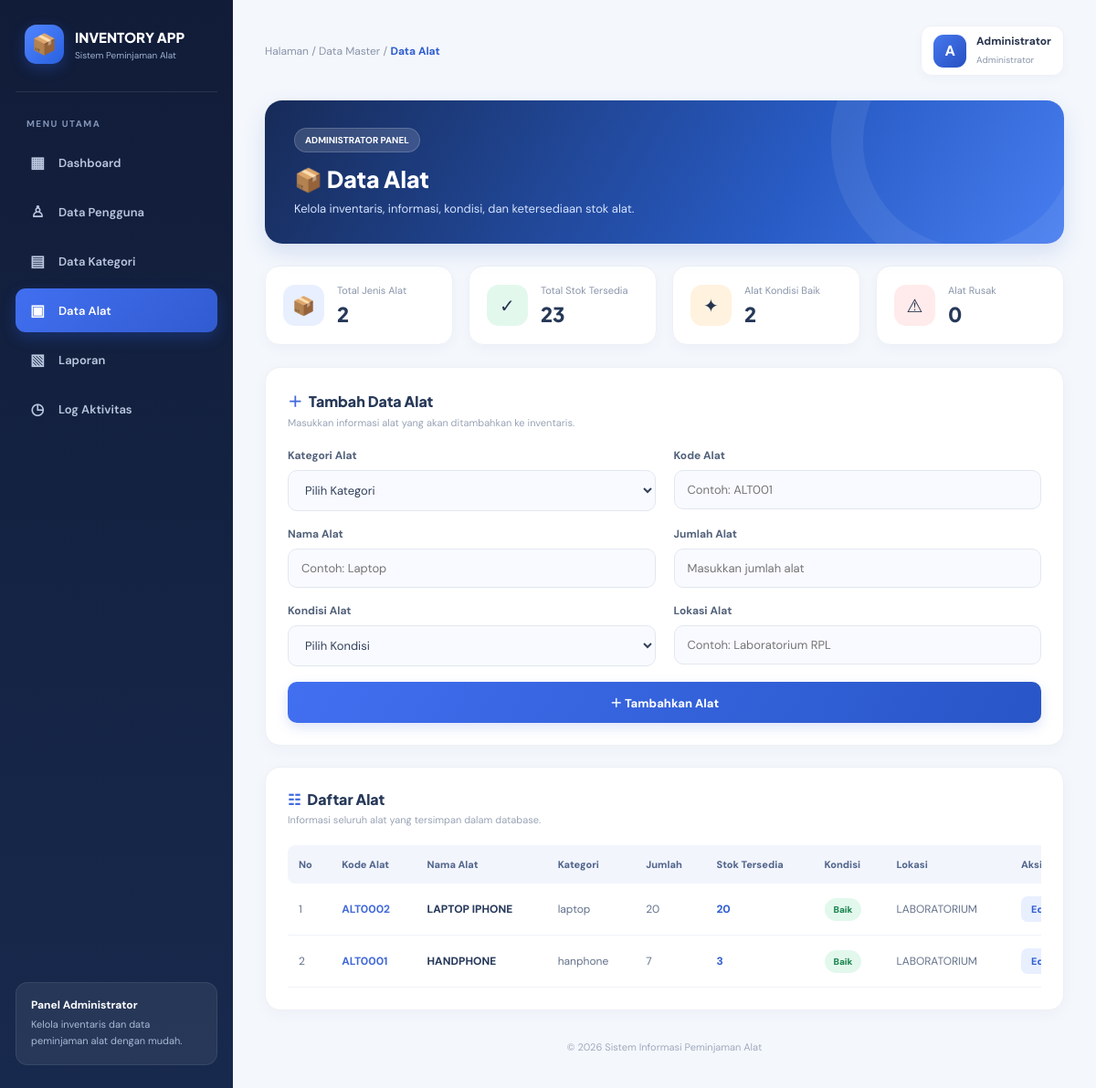
The page /alat.php (signed in) on the database its author committed.
### tables this page shows
CREATE TABLE `alat` (
  `id_alat` int NOT NULL,
  `id_kategori` int NOT NULL,
  `kode_alat` varchar(30) NOT NULL,
  `nama_alat` varchar(100) NOT NULL,
  `jumlah` int NOT NULL DEFAULT '0',
  `stok` int NOT NULL DEFAULT '0',
  `kondisi` varchar(50) NOT NULL,
  `lokasi` varchar(100) DEFAULT NULL,
  `created_at` timestamp NULL DEFAULT CURRENT_TIMESTAMP
);

CREATE TABLE `kategori` (
  `id_kategori` int NOT NULL,
  `nama_kategori` varchar(100) NOT NULL,
  `deskripsi` text,
  `created_at` timestamp NULL DEFAULT CURRENT_TIMESTAMP
);

### alat.php (the view, shortened to what this page needs)
<?php
require_once "config.php";
$sqlKategori = $pdo->query(
    "SELECT * FROM kategori ORDER BY nama_kategori ASC"
);
$daftarKategori = $sqlKategori->fetchAll(PDO::FETCH_ASSOC);
$sqlAlat = $pdo->query(
    "SELECT alat.*, kategori.nama_kategori
    FROM alat
    INNER JOIN kategori
    ON alat.id_kategori = kategori.id_kategori
    ORDER BY alat.id_alat DESC"
);
$dataAlat = $sqlAlat->fetchAll(PDO::FETCH_ASSOC);
$totalAlat = count($dataAlat);
$totalStok = 0;
$totalBaik = 0;
$totalRusak = 0;
foreach ($dataAlat as $item) {
    $totalStok += (int) $item["stok"];
    if ($item["kondisi"] === "Baik") {
        $totalBaik++;
    } else {
        $totalRusak++;
    }
}
?>
<!DOCTYPE html>
<html lang="id">
<head>
</head>
<body>
<div class="layout">
    <aside class="sidebar">
        <div class="brand">
            <div class="brand-icon">📦</div>
            <div class="brand-text">
                <h2>INVENTORY APP</h2>
                <p>Sistem Peminjaman Alat</p>
            </div>
        </div>
        <div class="menu-title">MENU UTAMA</div>
        <nav class="menu">
            <a href="dashboard.php">
                <span class="menu-icon">▦</span>
                <span class="menu-text">Dashboard</span>
            </a>
            <a href="users.php">
                <span class="menu-icon">♙</span>
                <span class="menu-text">Data Pengguna</span>
            </a>
            <a href="kategori.php">
                <span class="menu-icon">▤</span>
                <span class="menu-text">Data Kategori</span>
            </a>
            <a href="alat.php" class="active">
                <span class="menu-icon">▣</span>
                <span class="menu-text">Data Alat</span>
            </a>
            <a href="laporan.php">
                <span class="menu-icon">▧</span>
                <span class="menu-text">Laporan</span>
            </a>
            <a href="log_aktivitas.php">
                <span class="menu-icon">◷</span>
                <span class="menu-text">Log Aktivitas</span>
            </a>
        </nav>
        <div class="sidebar-bottom">
            <strong>Panel Administrator</strong>
            <p>Kelola inventaris dan data peminjaman alat dengan mudah.</p>
        </div>
    </aside>
    <main class="main">
        <div class="topbar">
            <div class="breadcrumb">
                Halaman / Data Master / <strong>Data Alat</strong>
            </div>
            <div class="profile">
                <div class="avatar">
                    <?= strtoupper(substr($_SESSION["nama"] ?? "A", 0, 1)) ?>
                </div>
                <div class="profile-info">
                    <strong><?= htmlspecialchars($_SESSION["nama"] ?? "Admin") ?></strong>
                    <span>Administrator</span>
                </div>
            </div>
        </div>
        <section class="page-header">
            <div class="header-label">ADMINISTRATOR PANEL</div>
            <h1>📦 Data Alat</h1>
            <p>Kelola inventaris, informasi, kondisi, dan ketersediaan stok alat.</p>
        </section>
        <section class="stats">
            <div class="stat-card">
                <div class="stat-icon blue-bg">📦</div>
                <div>
                    <span>Total Jenis Alat</span>
                    <h3><?= $totalAlat ?></h3>
                </div>
            </div>
            <div class="stat-card">
                <div class="stat-icon green-bg">✓</div>
                <div>
                    <span>Total Stok Tersedia</span>
                    <h3><?= $totalStok ?></h3>
                </div>
            </div>
            <div class="stat-card">
                <div class="stat-icon orange-bg">✦</div>
                <div>
                    <span>Alat Kondisi Baik</span>
                    <h3><?= $totalBaik ?></h3>
                </div>
            </div>
            <div class="stat-card">
                <div class="stat-icon red-bg">⚠</div>
                <div>
                    <span>Alat Rusak</span>
                    <h3><?= $totalRusak ?></h3>
                </div>
            </div>
        </section>
        <section class="card">
            <div class="card-heading">
                <div>
                    <h2><span class="heading-icon">＋</span>Tambah Data Alat</h2>
                    <p>Masukkan informasi alat yang akan ditambahkan ke inventaris.</p>
                </div>
            </div>
            <?php if (count($daftarKategori) > 0): ?>
                <form method="POST">
                    <div class="form-grid">
                        <div class="form-group">
                            <label>Kategori Alat</label>
                            <select name="id_kategori" required>
                                <option value="">Pilih Kategori</option>
                            </select>
                        </div>
                        <div class="form-group">
                            <label>Kode Alat</label>
                            <input
                                type="text"
                                name="kode_alat"
                                placeholder="Contoh: ALT001"
                                required
                            >
                        </div>
                        <div class="form-group">
                            <label>Nama Alat</label>
                            <input
                                type="text"
                                name="nama_alat"
                                placeholder="Contoh: Laptop"
                                required
                            >
                        </div>
                        <div class="form-group">
                            <label>Jumlah Alat</label>
                            <input
                                type="number"
                                name="jumlah"
                                min="1"
                                placeholder="Masukkan jumlah alat"
                                required
                            >
                        </div>
                        <div class="form-group">
                            <label>Kondisi Alat</label>
                            <select name="kondisi" required>
                                <option value="">Pilih Kondisi</option>
                            </select>
                        </div>
                        <div class="form-group">
                            <label>Lokasi Alat</label>
                            <input
                                type="text"
                                name="lokasi"
                                placeholder="Contoh: Laboratorium RPL"
                            >
                        </div>
                        <div class="full">
                            <button type="submit" name="tambah" class="btn-primary">
                                ＋ Tambahkan Alat
                            </button>
                        </div>
                    </div>
                </form>
            <?php endif; ?>
        </section>
        <section class="card">
            <div class="card-heading">
                <div>
                    <h2><span class="heading-icon">☷</span>Daftar Alat</h2>
                    <p>Informasi seluruh alat yang tersimpan dalam database.</p>
                </div>
            </div>
            <div class="table-wrapper">
                <table>
                    <thead>
                        <tr>
                            <th>No</th>
                            <th>Kode Alat</th>
                            <th>Nama Alat</th>
                            <th>Kategori</th>
                            <th>Jumlah</th>
                            <th>Stok Tersedia</th>
                            <th>Kondisi</th>
                            <th>Lokasi</th>
                            <th>Aksi</th>
                        </tr>
                    </thead>
                    <tbody>
                        <?php if (count($dataAlat) > 0): ?>
                            <?php $no = 1; ?>
                            <?php foreach ($dataAlat as $alat): ?>
                                <?php
                                $kelasKondisi = [
                                    "Baik" => "baik",
                                    "Rusak Ringan" => "rusak-ringan",
                                    "Rusak Berat" => "rusak-berat"
                                ];
                                $kelas = $kelasKondisi[$alat["kondisi"]] ?? "";
                                ?>
                                <tr>
                                    <td><?= $no++ ?></td>
                                    <td class="kode">
                                        <?= htmlspecialchars($alat["kode_alat"]) ?>
                                    </td>
                                    <td class="nama-alat">
                                        <?= htmlspecialchars($alat["nama_alat"]) ?>
                                    </td>
                                    <td>
                                        <?= htmlspecialchars($alat["nama_kategori"]) ?>
                                    </td>
                                    <td>
                                        <?= (int) $alat["jumlah"] ?>
                                    </td>
                                    <td class="stok">
                                        <?= (int) $alat["stok"] ?>
                                    </td>
                                    <td>
                                        <span class="badge <?= $kelas ?>">
                                            <?= htmlspecialchars($alat["kondisi"]) ?>
                                        </span>
                                    </td>
                                    <td>
                                        <?= htmlspecialchars($alat["lokasi"] ?? "") ?>
                                    </td>
                                    <td>
                                        <div class="aksi">
                                            <a
                                                href="edit_alat.php?id=<?= (int) $alat["id_alat"] ?>"
                                                class="btn-edit"
                                            >
                                                Edit
                                            </a>
                                        </div>
                                    </td>
                                </tr>
                            <?php endforeach; ?>
                        <?php endif; ?>
                    </tbody>
                </table>
            </div>
        </section>
        <div class="footer">
            © <?= date("Y") ?> Sistem Informasi Peminjaman Alat
        </div>
    </main>
</div>
</body>
</html>

### rows shown on the page
alat: kode_alat "ALT0002", nama_alat "LAPTOP IPHONE", id_kategori.nama_kategori "laptop", jumlah "20", stok "20", kondisi "Baik", lokasi "LABORATORIUM"
alat: kode_alat "ALT0001", nama_alat "HANDPHONE", id_kategori.nama_kategori "hanphone", jumlah "7", stok "3", kondisi "Baik", lokasi "LABORATORIUM"

### other values the page prints
substr($_SESSION["nama"] ?? "A", 0, 1) "A"
$_SESSION["nama"] "Administrator"
$totalAlat "2"
$totalStok "23"
$totalBaik "2"
$totalRusak "0"
